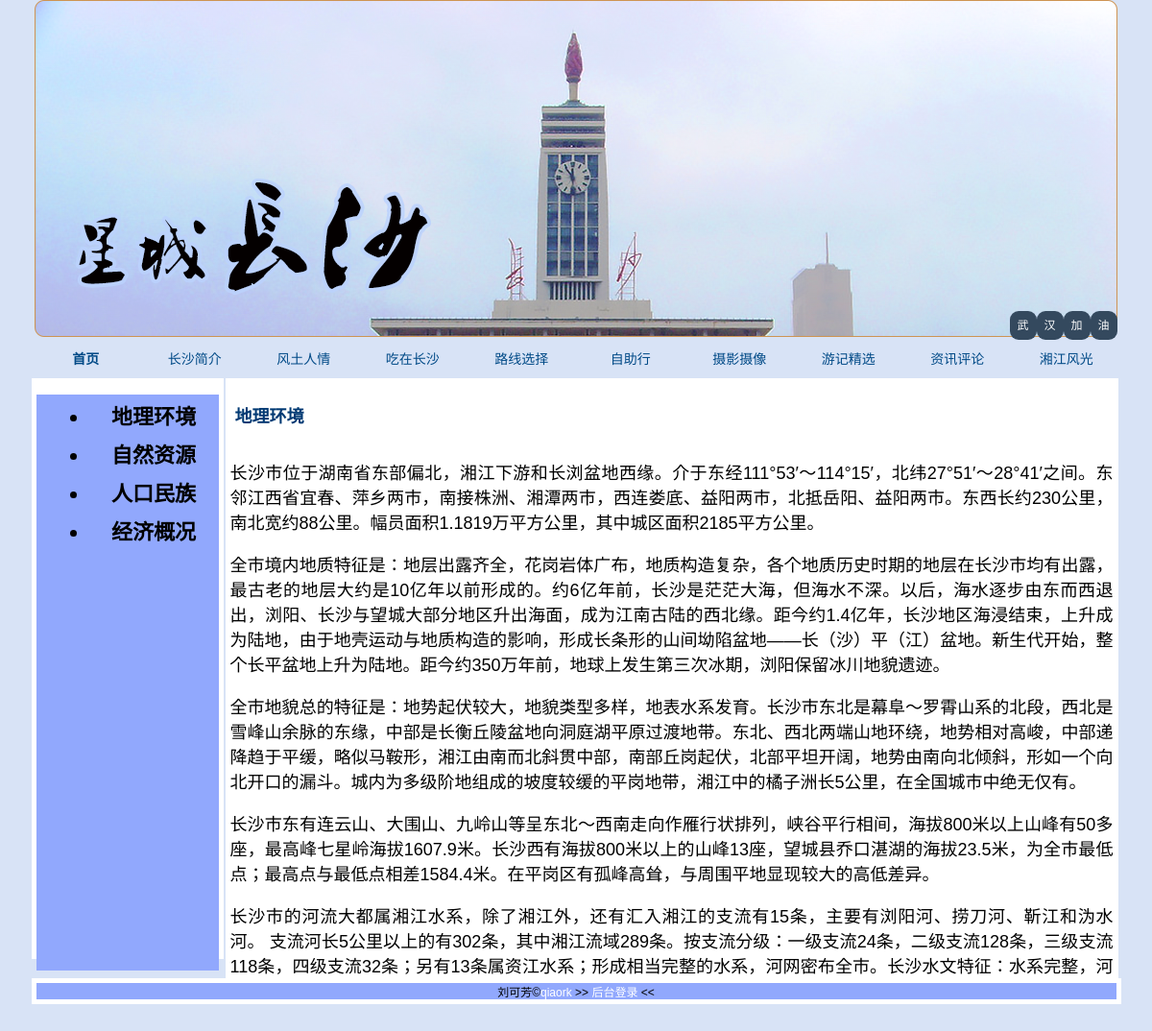
The app's page /index.php/home/intro, older data.
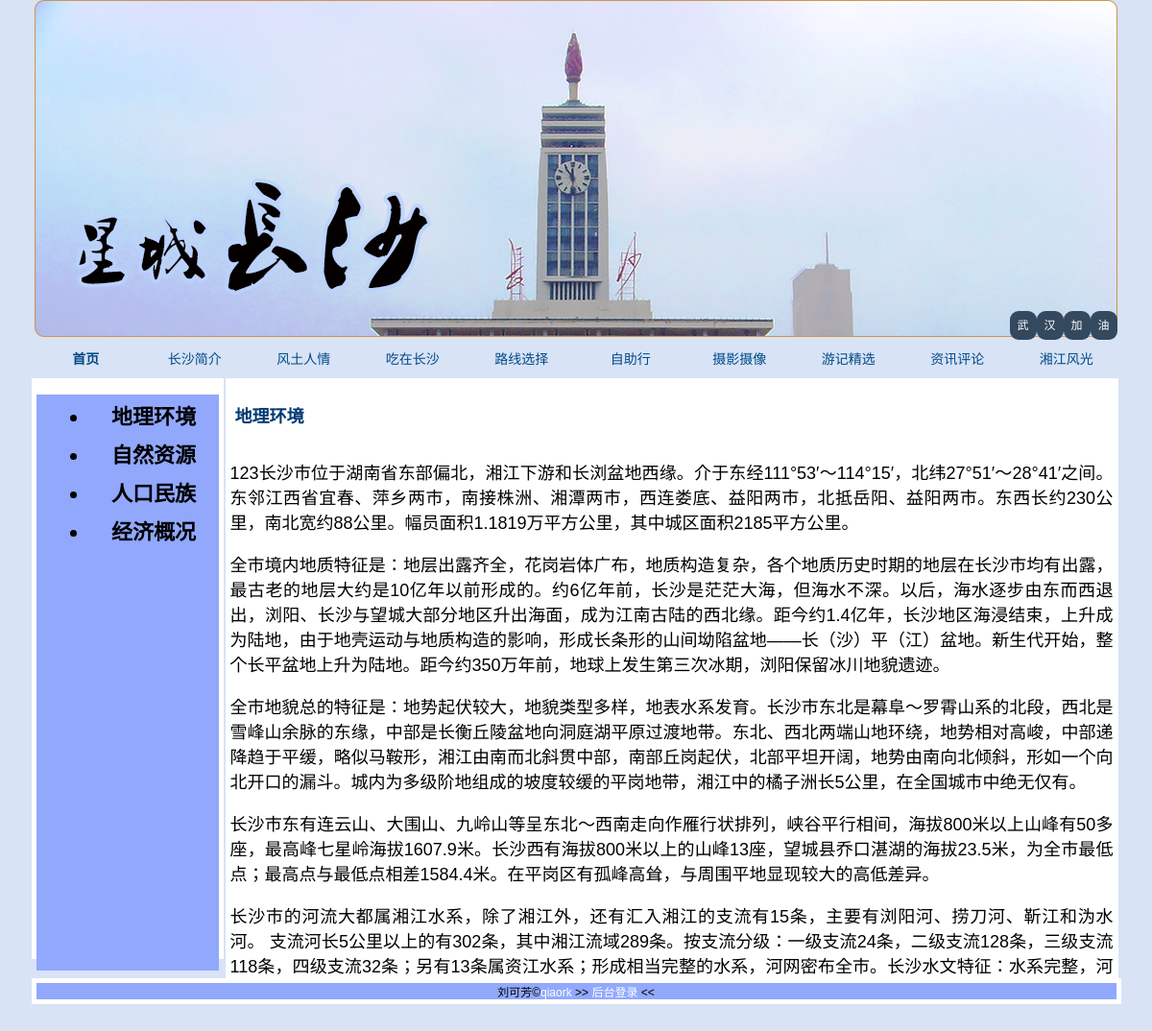
The same page, newer data.
### tables this page shows
CREATE TABLE IF NOT EXISTS `wt_intro` (
  `cid` int(4) NOT NULL auto_increment,
  `cname` char(10) NOT NULL,
  `cintro` varchar(2000) default NULL,
  PRIMARY KEY  (`cid`),
  UNIQUE KEY `cname` (`cname`),
  UNIQUE KEY `cid` (`cid`)
);

### application/controllers/home.php (called while the page is built, shortened)
<?php
class Home extends CI_Controller {
	public function heads($data){
        $this->load->view('client/templets/header', $data);
        $this->load->view('client/templets/banner');
        $this->load->view('client/templets/nav');
	}
	public function intro()
	{
		$data['title']='长沙简介';
        $this->load->model('intro_model', 'introM');
        $data['intros'] = $this->introM->getIntro();
        $this->heads($data);
        $this->load->view('client/introduce');
        $this->load->view('client/templets/footer');
	}
}

### index.php (called while the page is built, shortened)
<?php
require_once BASEPATH.'core/CodeIgniter.php';

### application/models/intro_model.php (called while the page is built, shortened)
<?php
class Intro_model extends CI_Model
{
    public function getIntro()
    {
        $data = $this->db->get('intro')->result_array();
        return $data;
    }
}

### application/views/client/introduce.php (the view)
<link href="<?php echo base_url() . '/resources/client/css/introduce.css' ?>" rel="stylesheet" type="text/css">
<div id="left">
    <div id=catalogue>
        <ul>
            <h2>
                <?php
                foreach ($intros as $i) { ?>
                    <li><a href="<?php echo '#' . $i['cname']; ?>"><?php echo $i['cname']; ?></a></li>
                <?php } ?>
            </h2>
        </ul>
    </div>
</div>
<div id=middle>
    <?php
    foreach ($intros as $i) { ?>
        <div id="<?php echo $i['cname']; ?>">
            <h2>
                <?php echo $i['cname']; ?>
            </h2>
            <?php echo $i['cintro']; ?>
        </div>
    <?php } ?>
</div>

### application/views/client/templets/header.php (shortened to what this page needs)
<!DOCTYPE html>
<html>
<head>
    <link href="<?php echo base_url() . 'resources/client/css/header.css' ?>" rel="stylesheet" type="text/css">
    <link href="<?php echo base_url() . 'resources/client/css/body.css' ?>" rel="stylesheet" type="text/css">
</head>
<body>
    <div id="container">

### application/views/client/templets/banner.php (shortened to what this page needs)
<div id="banner"><img src="<?php echo base_url() . 'resources/client/img/' ?>header/banner.png"></div>
<a href="wuhan.html">
    <div class="loading">武汉加油</div>
</a>

### application/views/client/templets/nav.php
<link href="<?php echo base_url() . 'resources/client/css/header.css' ?>" rel="stylesheet" type="text/css">
<link href="<?php echo base_url() . 'resources/client/css/body.css' ?>" rel="stylesheet" type="text/css">
<div id="globallink">
    <ul>
        <li><a href="<?php echo site_url() ?>"><b>首页</b></a></li>
        <li><a href="<?php echo site_url('home/intro') ?>">长沙简介</a></li>
        <li><a href="<?php  ?>">风土人情</a></li>
        <li><a href="<?php echo site_url('home/food') ?>">吃在长沙</a></li>
        <li><a href="<?php  ?>">路线选择</a></li>
        <li><a href="<?php echo site_url('home/go') ?>">自助行</a></li>
        <li><a href="<?php echo site_url('home/media') ?>">摄影摄像</a></li>
        <li><a href="<?php echo site_url('home/record') ?>">游记精选</a></li>
        <li><a href="<?php echo site_url('client/forum') ?>">资讯评论</a></li>
        <li><a href="<?php echo site_url('home/xiang') ?>">湘江风光</a></li>
    </ul>
</div>
<div>

### application/views/client/templets/footer.php
<link href="<?php echo base_url() . 'resources/client/css/' ?>footer.css" rel="stylesheet" type="text/css">
</div>
<div id="footer">
    <p>
         刘可芳&copy;<a href="https://github.com/qiaork">qiaork</a>
         >> <a href="<?php echo site_url('admin/login/index') ?>">后台登录</a> <<
    </p>
</div>
</div>
</body>
</html>

### resources/client/css/header.css (style rules this page uses)
#globallink { margin: 0px; padding: 0px; font-family: 方正小标宋简体; font-size: 14px; }
#globallink ul { list-style: none; padding: 0px; margin: 0px; height: 36px; }
#globallink li { float: left; text-align: center; width: 113.5px; }
#globallink a { display: block; padding: 9px 6px 11px 6px; margin: 0px; text-decoration: none; }
#globallink a:link, #globallink a:visited { color: #004a87; }
.loading { display: flex; color: white; font-size: 1em; text-transform: uppercase; margin-top: -30px; margin-left: 1019px; font-family: 方正小标宋简体; }
a { text-decoration: none; }

### resources/client/css/body.css (style rules this page uses)
body { background-color: #d8e3f6; margin: 0px; padding: 0px; text-align: center; font-size: 12px; font-family: Arial, Helvetica, sans-serif; }
#container { position: relative; margin: 0px auto 0px auto; width: 1135px; text-align: center; }

### resources/client/css/introduce.css (style rules this page uses)
#left { float: left; width: 200px; height: 595px; background-color: #FFFFFF; margin: 0px; padding: 5px 0px 5px 0px; color: #91a8fd; }
#catalogue { background-color: #91a8fd; margin: 0px 5px 0px 5px; height: 600px; }
#left ul li a:link, #left ul li a:visited { color: #000000; text-decoration: none; }
#left div h2 { font-size: 22px; padding: 4px 0px 2px 15px; color: #000000; margin: 0px 0px 5px 0px; background: #91a8fd; line-height: 40px; }
#middle { background-color: #FFFFFF; margin: 0px 0px 0px 2px; padding: 5px 0px 0px 0px; width: 930px; float: left; height: 620px; overflow: auto; overflow-x: hidden; }
#middle div { margin-left: 5px; margin-right: 5px; position: relative; margin-top: 15px; }
#middle p { text-align: justify; font-size: 18px; }
#middle h2 { margin: 5px; padding-top: 5px; height: 41px; color: #003973; text-align: left; }

### resources/client/css/footer.css (style rules this page uses)
#footer { background-color: #FFFFFF; margin: 1px 0px 0px 0px; clear: both; position: relative; padding: 1px 0px 1px 0px; }
#footer p { text-align: center; padding: 0px; margin: 4px 5px 4px 5px; background-color: #91a8fd; }
#footer p a { color: #FFFFFF; text-decoration: none; }

Row changes from the older to the newer data that the page shows:
changed wt_intro "地理环境": cintro "长沙市位于湖南省东部偏北，湘江下游和长浏盆地西缘。介于东经111°53′～114°15′，北纬27°51′～28°41′之间。东邻江西省宜春、萍乡两市，南接株洲、湘潭两市，西连娄底、益阳两市，北抵岳阳、益阳两市。东西长约230公里，南北宽约88公里。幅员面积1.1819万平方公里，其中城区面积2185平方公里。 全市境内地质特征是：地层出露齐全，花岗岩体广布，地质构造复杂，各个地质历史时期的地层在长沙市均有出露，最古老的地层大约是10亿年以前形成的。约6亿年前，长沙是茫茫大海，但海水不深。以后，海水逐步由东而西退出，浏阳、长沙与望城大部分地区升出海面，成为江南古陆的西北缘。距今约1.4亿年，长沙地区海浸结束，上升成为陆地，由于地壳运动与地质构造的影响，形成长条形的山间坳陷盆地——长（沙）平（江）盆地。新生代开始，整个长平盆地上升为陆地。距今约350万年前，地球上发生第三次冰期，浏阳保留冰川地貌遗迹。 全市地貌总的特征是：地势起伏较大，地貌类型多样，地表水系发育。长沙市东北是幕阜～罗霄山系的北段，西北是雪峰山余脉的东缘，中部是长衡丘陵盆地向洞庭湖平原过渡地带。东北、西北两端山地环绕，地势相对高峻，中部递降趋于平缓，略似马鞍形，湘江由南而北斜贯中部，南部丘岗起伏，北部平坦开阔，地势由南向北倾斜，形如一个向北开口的漏斗。城内为多级阶地组成的坡度较缓的平岗地带，湘江中的橘子洲长5公里，在全国城市中绝无仅有。…" → "123长沙市位于湖南省东部偏北，湘江下游和长浏盆地西缘。介于东经111°53′～114°15′，北纬27°51′～28°41′之间。东邻江西省宜春、萍乡两市，南接株洲、湘潭两市，西连娄底、益阳两市，北抵岳阳、益阳两市。东西长约230公里，南北宽约88公里。幅员面积1.1819万平方公里，其中城区面积2185平方公里。 全市境内地质特征是：地层出露齐全，花岗岩体广布，地质构造复杂，各个地质历史时期的地层在长沙市均有出露，最古老的地层大约是10亿年以前形成的。约6亿年前，长沙是茫茫大海，但海水不深。以后，海水逐步由东而西退出，浏阳、长沙与望城大部分地区升出海面，成为江南古陆的西北缘。距今约1.4亿年，长沙地区海浸结束，上升成为陆地，由于地壳运动与地质构造的影响，形成长条形的山间坳陷盆地——长（沙）平（江）盆地。新生代开始，整个长平盆地上升为陆地。距今约350万年前，地球上发生第三次冰期，浏阳保留冰川地貌遗迹。 全市地貌总的特征是：地势起伏较大，地貌类型多样，地表水系发育。长沙市东北是幕阜～罗霄山系的北段，西北是雪峰山余脉的东缘，中部是长衡丘陵盆地向洞庭湖平原过渡地带。东北、西北两端山地环绕，地势相对高峻，中部递降趋于平缓，略似马鞍形，湘江由南而北斜贯中部，南部丘岗起伏，北部平坦开阔，地势由南向北倾斜，形如一个向北开口的漏斗。城内为多级阶地组成的坡度较缓的平岗地带，湘江中的橘子洲长5公里，在全国城市中绝无仅有。…"
